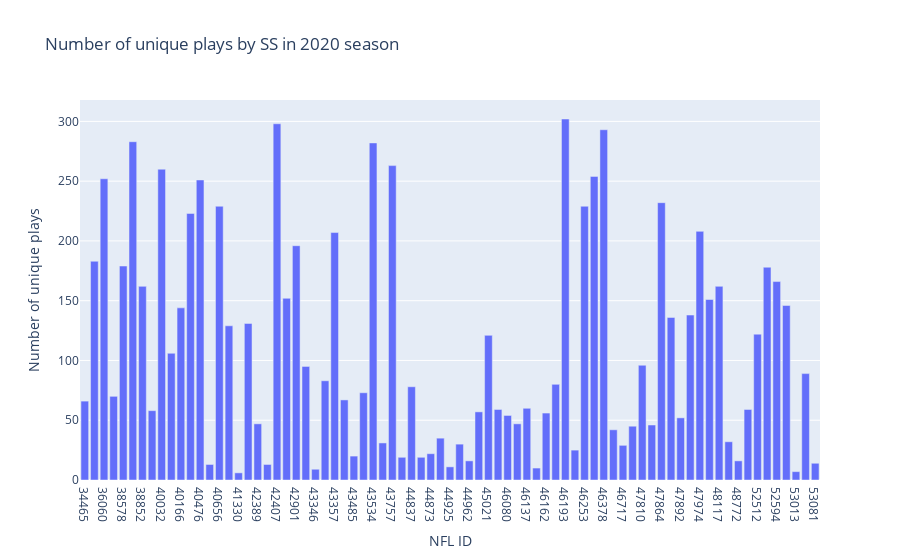

Source (notebook cell):
### Code cell
#players_df['birthDate'] = pd.to_datetime(players_df['birthDate'], infer_datetime_format = True) 
#players_df['birthDate'] = np.round((pd.Timestamp.now() - players_df['birthDate']).dt.days/365)
#players_df = players_df.rename(columns={'birthDate': 'age'})


###Difference between SS, change if you want other positions#####
query_string = 'Position == "SS"'
plot_title = "Number of unique plays by SS in 2020 season"

pos= players_df.query(query_string)

filtered_df = tracking_df.loc[tracking_df['nflId'].isin(pos['nflId'])]
filtered_df = filtered_df[["nflId","playId"]]
df_temp = filtered_df.groupby(['nflId','playId'])
df_unique = df_temp['nflId'].count()
print(df_unique)
filtered_df = filtered_df.rename({'playId' : 'nUniquePlays'}, axis = 1)
df_unique = filtered_df.groupby('nflId').nunique()

print(df_unique)
y_axis = df_unique.reset_index()['nUniquePlays'].tolist()
x_axis = df_unique.reset_index()['nflId'].tolist()

fig = px.bar(x = x_axis,y = y_axis,
    labels ={
        "x": "NFL ID",
        "y": "Number of unique plays"
    }, title = plot_title)
fig.update_xaxes(type='category')
fig.show()

### Figure 1 — Plotly figure (JSON) as saved in the notebook; plotly's stock layout.template omitted (floating-point values rounded to 4 significant figures)
{"data": [{"alignmentgroup": "True", "hovertemplate": "NFL ID=%{x}<br>Number of unique plays=%{y}<extra></extra>", "legendgroup": "", "marker": {"color": "#636efa", "pattern": {"shape": ""}}, "name": "", "offsetgroup": "", "orientation": "v", "showlegend": false, "textposition": "auto", "type": "bar", "x": [34465, 35583, 36060, 38559, 38578, 38737, 38852, 39981, 40032, 40039, 40166, 40217, 40476, 40621, 40656, 41308, 41330, 42116, 42389, 42390, 42407, 42875, 42901, 43303, 43346, 43350, 43357, 43407, 43485, 43522, 43534, 43645, 43757, 44818, 44837, 44848, 44873, 44907, 44925, 44926, 44962, 44999, 45021, 45523, 46080, 46097, 46137, 46154, 46162, 46186, 46193, 46221, 46253, 46369, 46378, 46508, 46717, 47804, 47810, 47844, 47864, 47888, 47892, 47922, 47974, 47996, 48117, 48141, 48772, 52476, 52512, 52565, 52594, 52939, 53013, 53022, 53081], "xaxis": "x", "y": [66, 183, 252, 70, 179, 283, 162, 58, 260, 106, 144, 223, 251, 13, 229, 129, 6, 131, 47, 13, 298, 152, 196, 95, 9, 83, 207, 67, 20, 73, 282, 31, 263, 19, 78, 19, 22, 35, 11, 30, 16, 57, 121, 59, 54, 47, 60, 10, 56, 80, 302, 25, 229, 254, 293, 42, 29, 45, 96, 46, 232, 136, 52, 138, 208, 151, 162, 32, 16, 59, 122, 178, 166, 146, 7, 89, 14], "yaxis": "y"}], "layout": {"barmode": "relative", "legend": {"tracegroupgap": 0}, "title": {"text": "Number of unique plays by SS in 2020 season"}, "xaxis": {"anchor": "y", "domain": [0, 1], "title": {"text": "NFL ID"}, "type": "category"}, "yaxis": {"anchor": "x", "domain": [0, 1], "title": {"text": "Number of unique plays"}}}}
